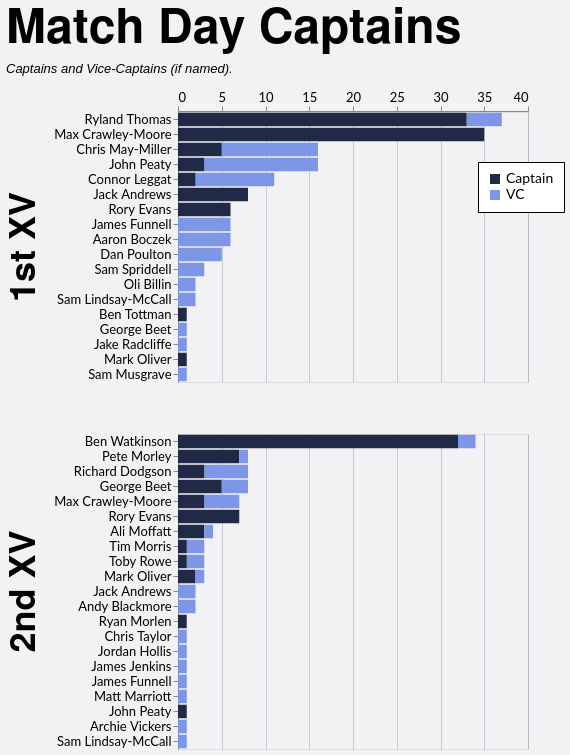

Vega-Lite specification stored for this chart:
### Vega-Lite specification from a JSON file in a GitHub repository (floating-point values rounded to 4 significant figures)
{"config": {"axis": {"labelFont": "Lato, sans-serif", "titleFont": "PT Sans Narrow, Helvetica Neue, Helvetica, Arial, sans-serif", "labelFontSize": 13, "titleFontSize": 24, "gridColor": "#202947", "gridOpacity": 0.2}, "header": {"labelFont": "PT Sans Narrow, Helvetica Neue, Helvetica, Arial, sans-serif", "titleFont": "PT Sans Narrow, Helvetica Neue, Helvetica, Arial, sans-serif", "labelFontSize": 24, "titleFontSize": 28, "labelFontWeight": "bold", "orient": "left"}, "legend": {"labelFont": "Lato, sans-serif", "titleFont": "PT Sans Narrow, Helvetica Neue, Helvetica, Arial, sans-serif", "labelFontSize": 14, "titleFontSize": 16, "titlePadding": 5, "fillColor": "white", "strokeColor": "black", "padding": 10, "titleFontWeight": "lighter", "titleFontStyle": "italic", "titleColor": "gray", "offset": 10}, "title": {"font": "PT Sans Narrow, Helvetica Neue, Helvetica, Arial, sans-serif", "fontSize": 48, "fontWeight": "bold", "anchor": "start", "align": "center", "titlePadding": 20, "subtitlePadding": 10, "subtitleFontSize": 13, "subtitleColor": "", "subtitleFontStyle": "italic", "offset": 15, "color": "black"}, "axisX": {"labelAngle": 0}, "facet": {"title": null, "header": null, "align": {"row": "each", "column": "each"}}, "resolve": {"scale": {"y": "independent", "facet": "independent"}}, "background": "#f2f1f4"}, "data": {"name": "data-cbf7c59bfb6e38b708978c873991a969"}, "mark": {"type": "bar"}, "encoding": {"color": {"field": "is_captain", "legend": {"labelExpr": "datum.value ? 'Captain' : 'VC'", "legendX": 300, "legendY": 50, "orient": "none", "title": null}, "scale": {"domain": [true, false], "range": ["#202946", "#7d96e8"]}, "type": "nominal"}, "order": {"field": "is_captain", "sort": "descending", "type": "nominal"}, "row": {"field": "squad", "header": {"labelExpr": "datum.value + ' XV'", "labelFontSize": 36, "title": null}, "spacing": 50, "title": null, "type": "nominal"}, "tooltip": [{"field": "player", "type": "nominal"}, {"field": "squad", "type": "nominal"}, {"aggregate": "sum", "field": "games", "type": "quantitative"}, {"field": "is_captain", "type": "nominal"}], "x": {"aggregate": "sum", "axis": {"orient": "top", "title": null}, "field": "games", "type": "quantitative"}, "y": {"field": "player", "sort": "-x", "title": null, "type": "nominal"}}, "height": {"step": 15}, "resolve": {"scale": {"y": "independent"}}, "title": {"text": "Match Day Captains", "subtitle": "Captains and Vice-Captains (if named)."}, "width": 350, "$schema": "https://vega.github.io/schema/vega-lite/v5.20.1.json", "datasets": {"data-cbf7c59bfb6e38b708978c873991a969": [{"player": "Max Crawley-Moore", "squad": "1st", "season": "2022/23", "game_type": "League", "is_captain": true, "games": 15}, {"player": "Ryland Thomas", "squad": "1st", "season": "2024/25", "game_type": "League", "is_captain": true, "games": 15}, {"player": "Ryland Thomas", "squad": "1st", "season": "2023/24", "game_type": "League", "is_captain": true, "games": 13}, {"player": "Chris May-Miller", "squad": "1st", "season": "2024/25", "game_type": "League", "is_captain": false, "games": 9}, {"player": "Ben Watkinson", "squad": "2nd", "season": "2023/24", "game_type": "League", "is_captain": true, "games": 9}, {"player": "Connor Leggat", "squad": "1st", "season": "2023/24", "game_type": "League", "is_captain": false, "games": 9}, {"player": "Ben Watkinson", "squad": "2nd", "season": "2022/23", "game_type": "League", "is_captain": true, "games": 9}, {"player": "Ben Watkinson", "squad": "2nd", "season": "2021/22", "game_type": "League", "is_captain": true, "games": 9}, {"player": "Max Crawley-Moore", "squad": "1st", "season": "2021/22", "game_type": "League", "is_captain": true, "games": 8}, {"player": "Dan Poulton", "squad": "1st", "season": "2023/24", "game_type": "League", "is_captain": false, "games": 5}, {"player": "Chris May-Miller", "squad": "1st", "season": "2024/25", "game_type": "League", "is_captain": true, "games": 5}, {"player": "Max Crawley-Moore", "squad": "1st", "season": "2023/24", "game_type": "League", "is_captain": true, "games": 5}, {"player": "Jack Andrews", "squad": "1st", "season": "2021/22", "game_type": "Friendly", "is_captain": true, "games": 5}, {"player": "John Peaty", "squad": "1st", "season": "2021/22", "game_type": "League", "is_captain": false, "games": 4}, {"player": "Pete Morley", "squad": "2nd", "season": "2024/25", "game_type": "League", "is_captain": true, "games": 4}, {"player": "Max Crawley-Moore", "squad": "2nd", "season": "2023/24", "game_type": "League", "is_captain": false, "games": 4}, {"player": "John Peaty", "squad": "1st", "season": "2022/23", "game_type": "League", "is_captain": false, "games": 4}, {"player": "Rory Evans", "squad": "1st", "season": "2025/26", "game_type": "League", "is_captain": true, "games": 4}, {"player": "James Funnell", "squad": "1st", "season": "2021/22", "game_type": "Friendly", "is_captain": false, "games": 3}, {"player": "John Peaty", "squad": "1st", "season": "2024/25", "game_type": "League", "is_captain": false, "games": 3}, {"player": "Pete Morley", "squad": "2nd", "season": "2024/25", "game_type": "Friendly", "is_captain": true, "games": 3}, {"player": "Jack Andrews", "squad": "1st", "season": "2021/22", "game_type": "League", "is_captain": true, "games": 3}, {"player": "Rory Evans", "squad": "2nd", "season": "2024/25", "game_type": "League", "is_captain": true, "games": 3}, {"player": "Ryland Thomas", "squad": "1st", "season": "2023/24", "game_type": "League", "is_captain": false, "games": 3}, {"player": "Max Crawley-Moore", "squad": "1st", "season": "2022/23", "game_type": "Cup", "is_captain": true, "games": 3}, {"player": "Ryland Thomas", "squad": "1st", "season": "2023/24", "game_type": "Cup", "is_captain": true, "games": 3}, {"player": "Richard Dodgson", "squad": "2nd", "season": "2022/23", "game_type": "League", "is_captain": false, "games": 3}, {"player": "Rory Evans", "squad": "2nd", "season": "2024/25", "game_type": "Friendly", "is_captain": true, "games": 3}, {"player": "Sam Spriddell", "squad": "1st", "season": "2024/25", "game_type": "League", "is_captain": false, "games": 3}, {"player": "George Beet", "squad": "2nd", "season": "2025/26", "game_type": "League", "is_captain": true, "games": 2}, {"player": "Jack Andrews", "squad": "2nd", "season": "2023/24", "game_type": "League", "is_captain": false, "games": 2}, {"player": "Ryland Thomas", "squad": "1st", "season": "2024/25", "game_type": "Cup", "is_captain": true, "games": 2}, {"player": "Ali Moffatt", "squad": "2nd", "season": "2021/22", "game_type": "League", "is_captain": true, "games": 2}, {"player": "Ben Watkinson", "squad": "2nd", "season": "2021/22", "game_type": "Friendly", "is_captain": true, "games": 2}, {"player": "Max Crawley-Moore", "squad": "1st", "season": "2021/22", "game_type": "Cup", "is_captain": true, "games": 2}, {"player": "Andy Blackmore", "squad": "2nd", "season": "2021/22", "game_type": "League", "is_captain": false, "games": 2}, {"player": "Tim Morris", "squad": "2nd", "season": "2023/24", "game_type": "League", "is_captain": false, "games": 2}, {"player": "Ben Watkinson", "squad": "2nd", "season": "2022/23", "game_type": "Friendly", "is_captain": true, "games": 2}, {"player": "Toby Rowe", "squad": "2nd", "season": "2021/22", "game_type": "League", "is_captain": false, "games": 2}, {"player": "Max Crawley-Moore", "squad": "2nd", "season": "2024/25", "game_type": "League", "is_captain": true, "games": 2}, {"player": "Chris May-Miller", "squad": "1st", "season": "2024/25", "game_type": "Cup", "is_captain": false, "games": 2}, {"player": "Aaron Boczek", "squad": "1st", "season": "2025/26", "game_type": "League", "is_captain": false, "games": 2}, {"player": "Richard Dodgson", "squad": "2nd", "season": "2021/22", "game_type": "League", "is_captain": false, "games": 2}, {"player": "James Funnell", "squad": "1st", "season": "2021/22", "game_type": "League", "is_captain": false, "games": 2}, {"player": "George Beet", "squad": "2nd", "season": "2024/25", "game_type": "League", "is_captain": true, "games": 2}, {"player": "Rory Evans", "squad": "1st", "season": "2025/26", "game_type": "Cup", "is_captain": true, "games": 1}, {"player": "Aaron Boczek", "squad": "1st", "season": "2023/24", "game_type": "Cup", "is_captain": false, "games": 1}, {"player": "Ryan Morlen", "squad": "2nd", "season": "2023/24", "game_type": "League", "is_captain": true, "games": 1}, {"player": "John Peaty", "squad": "1st", "season": "2021/22", "game_type": "Cup", "is_captain": false, "games": 1}, {"player": "Aaron Boczek", "squad": "1st", "season": "2023/24", "game_type": "League", "is_captain": false, "games": 1}, {"player": "James Funnell", "squad": "1st", "season": "2025/26", "game_type": "Friendly", "is_captain": false, "games": 1}, {"player": "Chris Taylor", "squad": "2nd", "season": "2021/22", "game_type": "Friendly", "is_captain": false, "games": 1}, {"player": "George Beet", "squad": "2nd", "season": "2024/25", "game_type": "League", "is_captain": false, "games": 1}, {"player": "Ben Watkinson", "squad": "2nd", "season": "2023/24", "game_type": "Friendly", "is_captain": true, "games": 1}, {"player": "Oli Billin", "squad": "1st", "season": "2023/24", "game_type": "Cup", "is_captain": false, "games": 1}, {"player": "Max Crawley-Moore", "squad": "2nd", "season": "2023/24", "game_type": "League", "is_captain": true, "games": 1}, {"player": "Ryland Thomas", "squad": "1st", "season": "2023/24", "game_type": "Cup", "is_captain": false, "games": 1}, {"player": "Jordan Hollis", "squad": "2nd", "season": "2021/22", "game_type": "League", "is_captain": false, "games": 1}, {"player": "Richard Dodgson", "squad": "2nd", "season": "2022/23", "game_type": "League", "is_captain": true, "games": 1}, {"player": "Max Crawley-Moore", "squad": "1st", "season": "2021/22", "game_type": "Friendly", "is_captain": true, "games": 1}, {"player": "Connor Leggat", "squad": "1st", "season": "2023/24", "game_type": "League", "is_captain": true, "games": 1}, {"player": "Mark Oliver", "squad": "2nd", "season": "2023/24", "game_type": "League", "is_captain": true, "games": 1}, {"player": "Ben Watkinson", "squad": "2nd", "season": "2021/22", "game_type": "Cup", "is_captain": false, "games": 1}, {"player": "Ben Watkinson", "squad": "2nd", "season": "2022/23", "game_type": "League", "is_captain": false, "games": 1}, {"player": "John Peaty", "squad": "1st", "season": "2022/23", "game_type": "League", "is_captain": true, "games": 1}, {"player": "Ben Tottman", "squad": "1st", "season": "2024/25", "game_type": "League", "is_captain": true, "games": 1}, {"player": "Aaron Boczek", "squad": "1st", "season": "2022/23", "game_type": "League", "is_captain": false, "games": 1}, {"player": "John Peaty", "squad": "1st", "season": "2023/24", "game_type": "League", "is_captain": true, "games": 1}, {"player": "George Beet", "squad": "2nd", "season": "2025/26", "game_type": "Cup", "is_captain": true, "games": 1}, {"player": "James Jenkins", "squad": "2nd", "season": "2022/23", "game_type": "Friendly", "is_captain": false, "games": 1}, {"player": "James Funnell", "squad": "2nd", "season": "2023/24", "game_type": "League", "is_captain": false, "games": 1}, {"player": "Rory Evans", "squad": "2nd", "season": "2024/25", "game_type": "Cup", "is_captain": true, "games": 1}, {"player": "George Beet", "squad": "1st", "season": "2025/26", "game_type": "Friendly", "is_captain": false, "games": 1}, {"player": "Ali Moffatt", "squad": "2nd", "season": "2021/22", "game_type": "Cup", "is_captain": true, "games": 1}, {"player": "Aaron Boczek", "squad": "1st", "season": "2025/26", "game_type": "Cup", "is_captain": false, "games": 1}, {"player": "Mark Oliver", "squad": "2nd", "season": "2023/24", "game_type": "Friendly", "is_captain": true, "games": 1}, {"player": "Matt Marriott", "squad": "2nd", "season": "2021/22", "game_type": "League", "is_captain": false, "games": 1}, {"player": "John Peaty", "squad": "1st", "season": "2021/22", "game_type": "Friendly", "is_captain": false, "games": 1}, {"player": "Sam Lindsay-McCall", "squad": "1st", "season": "2023/24", "game_type": "Friendly", "is_captain": false, "games": 1}, {"player": "John Peaty", "squad": "1st", "season": "2024/25", "game_type": "League", "is_captain": true, "games": 1}, {"player": "Oli Billin", "squad": "1st", "season": "2023/24", "game_type": "Friendly", "is_captain": false, "games": 1}, {"player": "George Beet", "squad": "2nd", "season": "2021/22", "game_type": "League", "is_captain": false, "games": 1}, {"player": "Sam Lindsay-McCall", "squad": "1st", "season": "2021/22", "game_type": "Friendly", "is_captain": false, "games": 1}, {"player": "Ali Moffatt", "squad": "2nd", "season": "2021/22", "game_type": "League", "is_captain": false, "games": 1}, {"player": "Toby Rowe", "squad": "2nd", "season": "2021/22", "game_type": "Cup", "is_captain": true, "games": 1}, {"player": "Jake Radcliffe", "squad": "1st", "season": "2025/26", "game_type": "Cup", "is_captain": false, "games": 1}, {"player": "Connor Leggat", "squad": "1st", "season": "2023/24", "game_type": "Friendly", "is_captain": true, "games": 1}, {"player": "Mark Oliver", "squad": "1st", "season": "2023/24", "game_type": "Cup", "is_captain": true, "games": 1}, {"player": "John Peaty", "squad": "2nd", "season": "2024/25", "game_type": "League", "is_captain": true, "games": 1}, {"player": "Max Crawley-Moore", "squad": "1st", "season": "2023/24", "game_type": "Friendly", "is_captain": true, "games": 1}, {"player": "Sam Musgrave", "squad": "1st", "season": "2023/24", "game_type": "League", "is_captain": false, "games": 1}, {"player": "Richard Dodgson", "squad": "2nd", "season": "2022/23", "game_type": "Cup", "is_captain": true, "games": 1}, {"player": "Tim Morris", "squad": "2nd", "season": "2024/25", "game_type": "League", "is_captain": true, "games": 1}, {"player": "Archie Vickers", "squad": "2nd", "season": "2023/24", "game_type": "Friendly", "is_captain": false, "games": 1}, {"player": "Pete Morley", "squad": "2nd", "season": "2021/22", "game_type": "League", "is_captain": false, "games": 1}, {"player": "Mark Oliver", "squad": "2nd", "season": "2023/24", "game_type": "League", "is_captain": false, "games": 1}, {"player": "Sam Lindsay-McCall", "squad": "2nd", "season": "2024/25", "game_type": "Friendly", "is_captain": false, "games": 1}, {"player": "Rory Evans", "squad": "1st", "season": "2025/26", "game_type": "Friendly", "is_captain": true, "games": 1}, {"player": "Richard Dodgson", "squad": "2nd", "season": "2021/22", "game_type": "League", "is_captain": true, "games": 1}, {"player": "George Beet", "squad": "2nd", "season": "2024/25", "game_type": "Friendly", "is_captain": false, "games": 1}]}}
